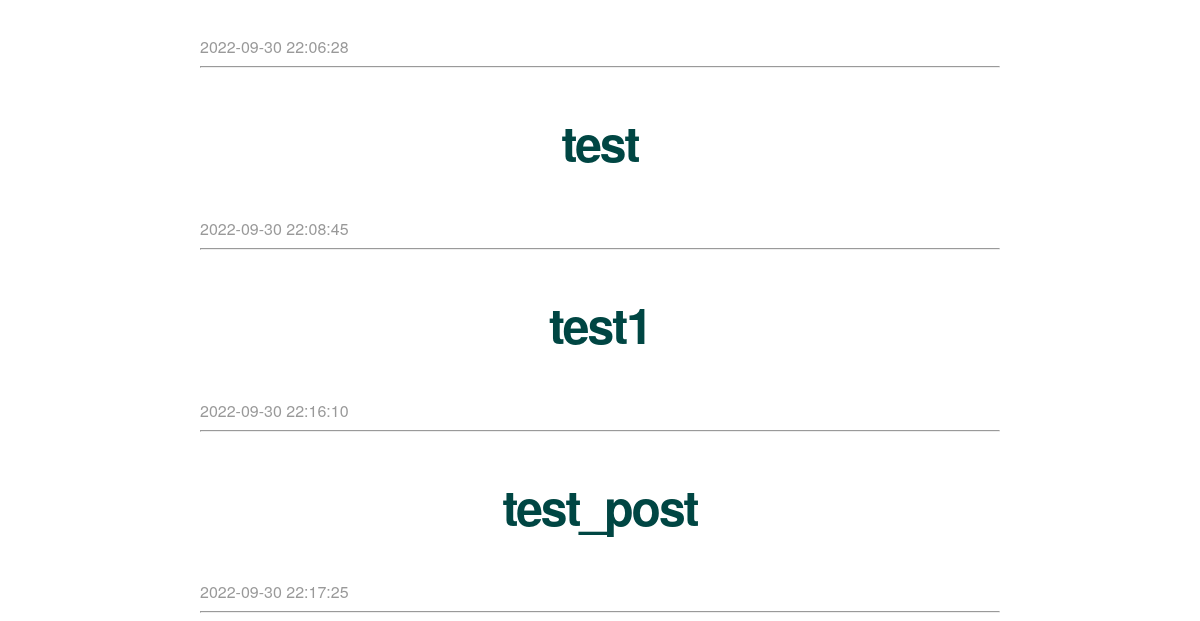
Before: / (lower part) with the older database file.
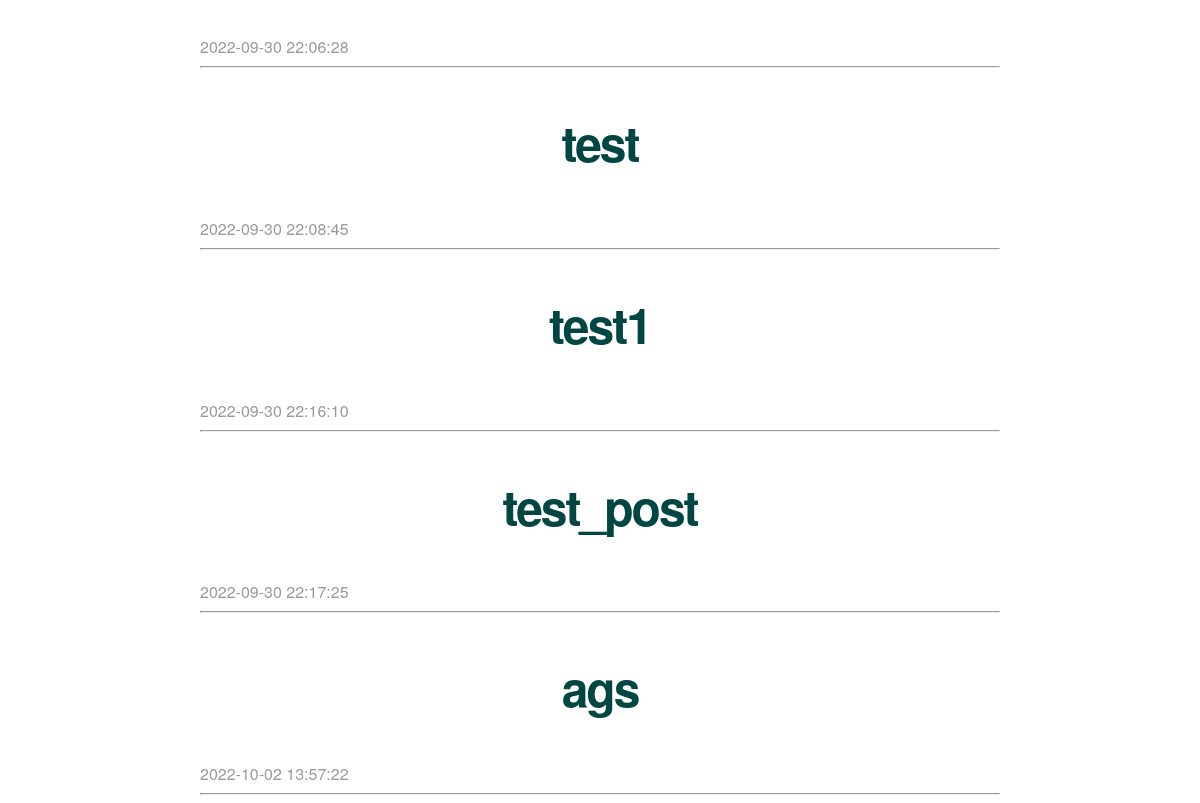
After: the same page with the newer database file.
### tables this page shows
CREATE TABLE posts (
    id INTEGER PRIMARY KEY AUTOINCREMENT,
    created TIMESTAMP NOT NULL DEFAULT CURRENT_TIMESTAMP,
    title TEXT NOT NULL,
    content TEXT NOT NULL
);

### app.py (the view)
@app.route('/')
def index():
    global connection_count
    connection_count += 1
    connection = get_db_connection()
    posts = connection.execute('SELECT * FROM posts').fetchall()
    connection.close()
    return render_template('index.html', posts=posts)

### app.py (called while the page is built)
def get_db_connection():
    global connection_count
    connection = sqlite3.connect('database.db')
    connection.row_factory = sqlite3.Row
    connection_count += 1
    return connection

### templates/index.html (shortened to what this page needs)
{% extends 'base.html' %}
{% block content %}
    {% for post in posts %}
        <a class="post" href="{{ url_for('post', post_id=post['id']) }}">
            <h2>{{ post['title'] }}</h2>
        </a>
        <span class="timestamp">{{ post['created'] }}</span>
        <hr>
    {% endfor %}
{% endblock %}

Changed rows visible on the page:
added posts: title "ags", created "2022-10-02 13:57:22"
